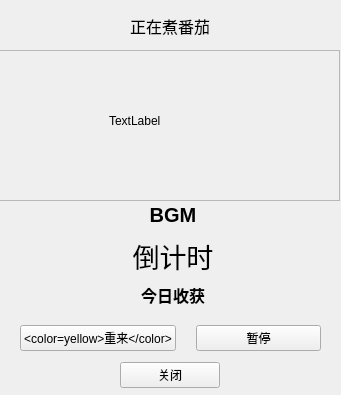
<?xml version="1.0" encoding="UTF-8"?>
<ui version="4.0">
 <class>mainForm</class>
 <widget class="QWidget" name="mainForm">
  <property name="geometry">
   <rect>
    <x>0</x>
    <y>0</y>
    <width>341</width>
    <height>395</height>
   </rect>
  </property>
  <property name="windowTitle">
   <string>Form</string>
  </property>
  <property name="autoFillBackground">
   <bool>false</bool>
  </property>
  <property name="styleSheet">
   <string notr="true">#mainForm{
	background-image: url('img/bg.png');
}</string>
  </property>
  <widget class="QWidget" name="verticalLayoutWidget">
   <property name="geometry">
    <rect>
     <x>0</x>
     <y>0</y>
     <width>341</width>
     <height>51</height>
    </rect>
   </property>
   <layout class="QVBoxLayout" name="topLayout">
    <item alignment="Qt::AlignHCenter">
     <widget class="QLabel" name="lbMsg">
      <property name="font">
       <font>
        <family>华康海报体W12</family>
        <pointsize>12</pointsize>
       </font>
      </property>
      <property name="text">
       <string>正在煮番茄</string>
      </property>
      <property name="alignment">
       <set>Qt::AlignCenter</set>
      </property>
     </widget>
    </item>
   </layout>
  </widget>
  <widget class="QWidget" name="formLayoutWidget">
   <property name="geometry">
    <rect>
     <x>0</x>
     <y>200</y>
     <width>340</width>
     <height>120</height>
    </rect>
   </property>
   <layout class="QFormLayout" name="lbBox">
    <property name="labelAlignment">
     <set>Qt::AlignCenter</set>
    </property>
    <property name="leftMargin">
     <number>10</number>
    </property>
    <property name="rightMargin">
     <number>10</number>
    </property>
    <item row="0" column="1">
     <widget class="QLabel" name="lbMusic">
      <property name="minimumSize">
       <size>
        <width>6</width>
        <height>30</height>
       </size>
      </property>
      <property name="font">
       <font>
        <pointsize>15</pointsize>
        <weight>75</weight>
        <bold>true</bold>
       </font>
      </property>
      <property name="text">
       <string>BGM</string>
      </property>
      <property name="alignment">
       <set>Qt::AlignCenter</set>
      </property>
     </widget>
    </item>
    <item row="1" column="1">
     <widget class="QLabel" name="lbTime">
      <property name="minimumSize">
       <size>
        <width>0</width>
        <height>40</height>
       </size>
      </property>
      <property name="font">
       <font>
        <family>汉仪唐美人简</family>
        <pointsize>20</pointsize>
       </font>
      </property>
      <property name="text">
       <string>倒计时</string>
      </property>
      <property name="alignment">
       <set>Qt::AlignCenter</set>
      </property>
     </widget>
    </item>
    <item row="2" column="1">
     <widget class="QLabel" name="lbTodayCount">
      <property name="minimumSize">
       <size>
        <width>0</width>
        <height>25</height>
       </size>
      </property>
      <property name="font">
       <font>
        <pointsize>12</pointsize>
        <weight>75</weight>
        <bold>true</bold>
       </font>
      </property>
      <property name="text">
       <string>今日收获</string>
      </property>
      <property name="alignment">
       <set>Qt::AlignCenter</set>
      </property>
     </widget>
    </item>
   </layout>
  </widget>
  <widget class="QWidget" name="verticalLayoutWidget_2">
   <property name="geometry">
    <rect>
     <x>0</x>
     <y>360</y>
     <width>341</width>
     <height>31</height>
    </rect>
   </property>
   <layout class="QHBoxLayout" name="bottomLayout">
    <property name="spacing">
     <number>10</number>
    </property>
    <property name="leftMargin">
     <number>10</number>
    </property>
    <property name="rightMargin">
     <number>10</number>
    </property>
    <item>
     <widget class="QPushButton" name="btnClose">
      <property name="minimumSize">
       <size>
        <width>0</width>
        <height>20</height>
       </size>
      </property>
      <property name="maximumSize">
       <size>
        <width>100</width>
        <height>16777215</height>
       </size>
      </property>
      <property name="autoFillBackground">
       <bool>true</bool>
      </property>
      <property name="styleSheet">
       <string notr="true">QPushButton
{

}</string>
      </property>
      <property name="text">
       <string>关闭</string>
      </property>
      <property name="autoDefault">
       <bool>true</bool>
      </property>
     </widget>
    </item>
   </layout>
  </widget>
  <widget class="QWidget" name="horizontalLayoutWidget">
   <property name="geometry">
    <rect>
     <x>0</x>
     <y>320</y>
     <width>341</width>
     <height>36</height>
    </rect>
   </property>
   <layout class="QHBoxLayout" name="bBox">
    <property name="spacing">
     <number>20</number>
    </property>
    <property name="leftMargin">
     <number>20</number>
    </property>
    <property name="topMargin">
     <number>0</number>
    </property>
    <property name="rightMargin">
     <number>20</number>
    </property>
    <item>
     <widget class="QPushButton" name="btnReset">
      <property name="text">
       <string>&lt;color=yellow&gt;重来&lt;/color&gt;</string>
      </property>
     </widget>
    </item>
    <item>
     <widget class="QPushButton" name="btnPauseOrContinue">
      <property name="text">
       <string>暂停</string>
      </property>
     </widget>
    </item>
   </layout>
  </widget>
  <widget class="QFrame" name="icoBox">
   <property name="geometry">
    <rect>
     <x>-1</x>
     <y>50</y>
     <width>341</width>
     <height>151</height>
    </rect>
   </property>
   <property name="frameShape">
    <enum>QFrame::StyledPanel</enum>
   </property>
   <property name="frameShadow">
    <enum>QFrame::Raised</enum>
   </property>
   <property name="midLineWidth">
    <number>100</number>
   </property>
   <widget class="QWidget" name="verticalLayoutWidget_3">
    <property name="geometry">
     <rect>
      <x>90</x>
      <y>0</y>
      <width>160</width>
      <height>141</height>
     </rect>
    </property>
    <layout class="QVBoxLayout" name="pbLayout"/>
   </widget>
   <widget class="QLabel" name="lbIco">
    <property name="geometry">
     <rect>
      <x>110</x>
      <y>10</y>
      <width>131</width>
      <height>121</height>
     </rect>
    </property>
    <property name="text">
     <string>TextLabel</string>
    </property>
   </widget>
  </widget>
 </widget>
 <resources/>
 <connections/>
</ui>
